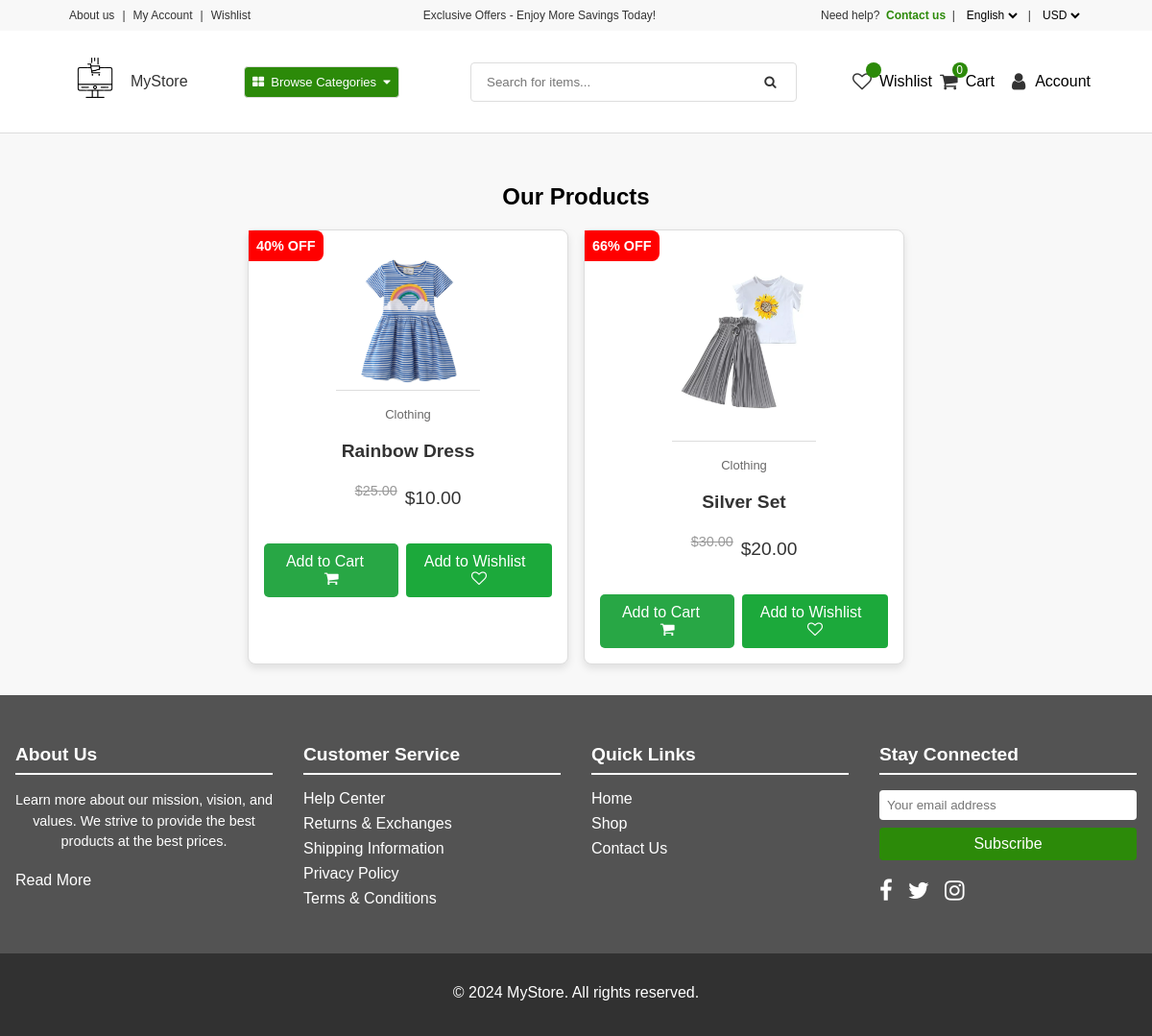
The app's page /shop/ with its own data.
### core/models.py (models this page shows, shortened)
class Product(models.Model):
    pid = ShortUUIDField(unique=True, length=10, max_length=30, prefix="prod", alphabet="abcdefgh12345")
    category = models.ForeignKey(Category, on_delete=models.CASCADE, related_name="category")
    title = models.CharField(max_length=100, default="Product Title")
    image = models.ImageField(upload_to="product", default="product.jpg")
    description = RichTextUploadingField(null=True, blank=True, default="This is the product")
    price = models.DecimalField(max_digits=12, decimal_places=2, default="0.00")
    old_price = models.DecimalField(max_digits=12, decimal_places=2, default="0.00")
    tags = TaggableManager(blank=True)
    in_stock = models.BooleanField(default=True)
    stock_count = models.IntegerField(default=10, null=True, blank=True)
    featured = models.BooleanField(default=False)
    class Meta:
        verbose_name_plural = "Products"
    def get_percentage(self):
        percentage = (self.price / self.old_price) * 100
        return int(percentage)

class Category(models.Model):
    cid = ShortUUIDField(unique=True, length=10, max_length=30, prefix="cat", alphabet="abcdefgh12345")
    title = models.CharField(max_length=100, default="Category Title")
    class Meta:
        verbose_name_plural = "Categories"
    def __str__(self):
        return self.title

### core/views.py (the view)
# urls.py: path('shop/', shop, name='shop'),  # URL for the shop now page
def shop(request):
    products = Product.objects.filter(in_stock=True)
    context = {
        "products" : products,
    }
    return render(request, 'core/shop.html', context)

### core/context_processor.py (called while the page is built)
def default(request):
    categories = Category.objects.all()
    try:
        address = Address.objects.get(user=request.user)
    except:
        address = None
    try:
        wishlist = Wishlist.objects.filter(user=request.user)
    except:
        wishlist = None
    return {
        'categories' : categories,
        'address' : address,
        'wishlist' : wishlist
    }

### templates/core/shop.html (shortened to what this page needs)
{% extends 'partials/base1.html' %}
{% load static %}
{% block content %}
    <main class="main-background">
        <section class="featured-products">
            <h2>Our Products</h2>
            <div class="product-grid">
                {% for product in products %}
                    <div class="product-item">
                        <a href="{% url 'core:product_details' product.pid%}">
                            <div class="discount-label">{{ product.get_percentage }}% OFF</div>
                            <img src="{{product.image.url}}" alt="{{product.title}}">
                            <p class="product-category">{{ product.category }}</p>
                            <h3>{{ product.title }}</h3>
                            <div class="price-container">
                                <p class="price-before">${{ product.old_price }}</p>
                                <p class="price-after">${{ product.price }}</p>
                            </div>
                        </a>
                        <div class="button-container">
                            <button class="add-to-cart-button add-to-cart-btn" id="add-to-cart-btn" data-index="{{ product.id }}">
                                Add to Cart &nbsp;&nbsp;<i class="fa fa-shopping-cart"></i>
                            </button>
                            <button class="add-to-wishlist-button" id="add-to-wishlist" data-product-item="{{ product.id }}">
                                Add to Wishlist &nbsp;<i class="fa fa-heart-o"></i>
                            </button>
                        </div>
                    </div>
                {% endfor %}
            </div>
        </section>
    </main>
{% endblock content %}

### static/assets/CSS/ecommerceStyles.css (style rules this page uses)
body { font-family: Arial, sans-serif; margin: 0; padding: 0; overflow-x: hidden; box-sizing: border-box; }
.main-background { background-color: #f8f8f8; display: flex; justify-content: center; align-items: center; flex-direction: column; }
.featured-products { padding: 2rem; text-align: center; }
.product-grid { display: flex; gap: 1rem; flex-wrap: wrap; }
.product-item { border: 1px solid #ddd; border-radius: 8px; padding: 1rem; text-align: center; box-shadow: 0 4px 8px rgba(0, 0, 0, 0.1); background-color: #fff; width: 300px; transition: transform 0.3s ease, box-shadow 0.3s ease; position: relative; }
.product-item a { text-decoration: none; color: #333; }
.product-item img { width: 50%; height: 50%; height: auto; border-bottom: 1px solid #ddd; border-radius: 8px 8px 0 0; }
.product-category { color: #6a6969; font-size: small; text-align: center; }
.product-item h3 { font-size: 1.2rem; margin: 0.5rem 0; }
.price-container { display: flex; justify-content: center; gap: 0.5rem; margin: 0.5rem 0; }
.price-before { font-size: 0.9rem; color: #999; text-decoration: line-through; }
.price-after { font-size: 1.2rem; color: #333; }
.discount-label { position: absolute; top: 0; left: 0; background: #ff0000; color: #fff; padding: 0.5rem; border-radius: 0 8px 8px 0; font-size: 0.9rem; font-weight: bold; }
.button-container { display: flex; justify-content: center; gap: 0.5rem; margin-top: 1rem; }
.add-to-cart-button, .add-to-wishlist-button { border: none; border-radius: 4px; padding: 0.5rem 1rem; cursor: pointer; font-size: 1rem; text-align: center; transition: background-color 0.3s ease; color: #fff; }
.add-to-cart-button { background-color: #2d8440 }
.add-to-wishlist-button { background-color: #1ca93b }
.add-to-cart-btn { background-color: #28a745; color: white; padding: 10px 20px; border: none; border-radius: 5px; cursor: pointer; }
.our-story h2, p { margin-bottom: 20px; text-align: center; }

### records on screen
Product: get_percentage "40", image (picture), category "Clothing", title "Rainbow Dress", old_price "25.00", price "10.00"
Product: get_percentage "66", image (picture), category "Clothing", title "Silver Set", old_price "30.00", price "20.00"

### other values on screen
{{ request.session.cart_data_obj|length }} "0"
